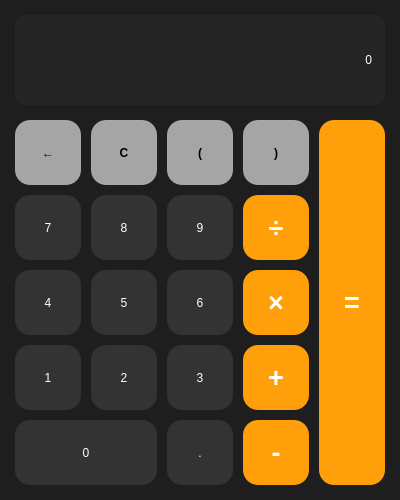
<?xml version="1.0" encoding="UTF-8"?>
<ui version="4.0">
 <class>MainWindow</class>
 <widget class="QMainWindow" name="MainWindow">
  <property name="geometry">
   <rect>
    <x>0</x>
    <y>0</y>
    <width>400</width>
    <height>500</height>
   </rect>
  </property>
  <property name="windowTitle">
   <string>모던 계산기</string>
  </property>
  <property name="styleSheet">
   <string notr="true">
/* 전체 배경 (다크 모드) */
QMainWindow {
    background-color: #1e1e1e;
}

/* 상단 결과창 스타일 */
QLabel#lblDisp {
    color: white;
    background-color: #252526;
    border-radius: 10px;
    padding: 10px;
    font: 36pt &quot;맑은 고딕&quot;;
}

/* 기본 버튼 스타일 (숫자 및 점) */
QPushButton {
    border-radius: 15px;
    font: 16pt &quot;맑은 고딕&quot;;
    color: white;
    background-color: #333333;
    border: none;
}
QPushButton:hover {
    background-color: #3e3e42;
}
QPushButton:pressed {
    background-color: #555555;
}

/* 연산자 버튼 스타일 (+, -, *, /, =) */
QPushButton#btnPlus, QPushButton#btnMinus, QPushButton#btnMul, QPushButton#btnDivide, QPushButton#btnResult {
    background-color: #ff9f0a;
    color: white;
    font-weight: bold;
    font-size: 20pt;
}
QPushButton#btnPlus:hover, QPushButton#btnMinus:hover, QPushButton#btnMul:hover, QPushButton#btnDivide:hover, QPushButton#btnResult:hover {
    background-color: #ffb03a;
}
QPushButton#btnPlus:pressed, QPushButton#btnMinus:pressed, QPushButton#btnMul:pressed, QPushButton#btnDivide:pressed, QPushButton#btnResult:pressed {
    background-color: #cc7f08;
}

/* 기능 버튼 스타일 (&lt;-, C, (, )) */
QPushButton#btnC, QPushButton#btnBack, QPushButton#btnl, QPushButton#btnr {
    background-color: #a5a5a5;
    color: black;
    font-weight: bold;
}
QPushButton#btnC:hover, QPushButton#btnBack:hover, QPushButton#btnl:hover, QPushButton#btnr:hover {
    background-color: #b5b5b5;
}
QPushButton#btnC:pressed, QPushButton#btnBack:pressed, QPushButton#btnl:pressed, QPushButton#btnr:pressed {
    background-color: #858585;
}
</string>
  </property>
  <widget class="QWidget" name="centralwidget">
   <layout class="QVBoxLayout" name="verticalLayout">
    <property name="spacing">
     <number>15</number>
    </property>
    <property name="leftMargin">
     <number>15</number>
    </property>
    <property name="topMargin">
     <number>15</number>
    </property>
    <property name="rightMargin">
     <number>15</number>
    </property>
    <property name="bottomMargin">
     <number>15</number>
    </property>
    <item>
     <widget class="QLabel" name="lblDisp">
      <property name="sizePolicy">
       <sizepolicy hsizetype="Preferred" vsizetype="Fixed">
        <horstretch>0</horstretch>
        <verstretch>0</verstretch>
       </sizepolicy>
      </property>
      <property name="minimumSize">
       <size>
        <width>0</width>
        <height>90</height>
       </size>
      </property>
      <property name="text">
       <string>0</string>
      </property>
      <property name="alignment">
       <set>Qt::AlignRight|Qt::AlignTrailing|Qt::AlignVCenter</set>
      </property>
     </widget>
    </item>
    <item>
     <layout class="QGridLayout" name="gridLayout">
      <property name="spacing">
       <number>10</number>
      </property>
      <item row="0" column="0">
       <widget class="QPushButton" name="btnBack">
        <property name="sizePolicy">
         <sizepolicy hsizetype="Expanding" vsizetype="Expanding">
          <horstretch>0</horstretch>
          <verstretch>0</verstretch>
         </sizepolicy>
        </property>
        <property name="text">
         <string>←</string>
        </property>
        <property name="shortcut">
         <string>Backspace</string>
        </property>
        <attribute name="buttonGroup">
         <string notr="true">btnGroupOp</string>
        </attribute>
       </widget>
      </item>
      <item row="0" column="1">
       <widget class="QPushButton" name="btnC">
        <property name="sizePolicy">
         <sizepolicy hsizetype="Expanding" vsizetype="Expanding">
          <horstretch>0</horstretch>
          <verstretch>0</verstretch>
         </sizepolicy>
        </property>
        <property name="text">
         <string>C</string>
        </property>
        <attribute name="buttonGroup">
         <string notr="true">btnGroupOp</string>
        </attribute>
       </widget>
      </item>
      <item row="0" column="2">
       <widget class="QPushButton" name="btnl">
        <property name="sizePolicy">
         <sizepolicy hsizetype="Expanding" vsizetype="Expanding">
          <horstretch>0</horstretch>
          <verstretch>0</verstretch>
         </sizepolicy>
        </property>
        <property name="text">
         <string>(</string>
        </property>
        <property name="shortcut">
         <string>(</string>
        </property>
        <attribute name="buttonGroup">
         <string notr="true">btnGroupDisp</string>
        </attribute>
       </widget>
      </item>
      <item row="0" column="3">
       <widget class="QPushButton" name="btnr">
        <property name="sizePolicy">
         <sizepolicy hsizetype="Expanding" vsizetype="Expanding">
          <horstretch>0</horstretch>
          <verstretch>0</verstretch>
         </sizepolicy>
        </property>
        <property name="text">
         <string>)</string>
        </property>
        <property name="shortcut">
         <string>)</string>
        </property>
        <attribute name="buttonGroup">
         <string notr="true">btnGroupDisp</string>
        </attribute>
       </widget>
      </item>
      <item row="0" column="4" rowspan="5">
       <widget class="QPushButton" name="btnResult">
        <property name="sizePolicy">
         <sizepolicy hsizetype="Expanding" vsizetype="Expanding">
          <horstretch>0</horstretch>
          <verstretch>0</verstretch>
         </sizepolicy>
        </property>
        <property name="text">
         <string>=</string>
        </property>
        <property name="shortcut">
         <string>Enter</string>
        </property>
        <attribute name="buttonGroup">
         <string notr="true">btnGroupOp</string>
        </attribute>
       </widget>
      </item>
      <item row="1" column="0">
       <widget class="QPushButton" name="btn7">
        <property name="sizePolicy">
         <sizepolicy hsizetype="Expanding" vsizetype="Expanding">
          <horstretch>0</horstretch>
          <verstretch>0</verstretch>
         </sizepolicy>
        </property>
        <property name="text">
         <string>7</string>
        </property>
        <property name="shortcut">
         <string>7</string>
        </property>
        <attribute name="buttonGroup">
         <string notr="true">btnGroupDisp</string>
        </attribute>
       </widget>
      </item>
      <item row="1" column="1">
       <widget class="QPushButton" name="btn8">
        <property name="sizePolicy">
         <sizepolicy hsizetype="Expanding" vsizetype="Expanding">
          <horstretch>0</horstretch>
          <verstretch>0</verstretch>
         </sizepolicy>
        </property>
        <property name="text">
         <string>8</string>
        </property>
        <property name="shortcut">
         <string>8</string>
        </property>
        <attribute name="buttonGroup">
         <string notr="true">btnGroupDisp</string>
        </attribute>
       </widget>
      </item>
      <item row="1" column="2">
       <widget class="QPushButton" name="btn9">
        <property name="sizePolicy">
         <sizepolicy hsizetype="Expanding" vsizetype="Expanding">
          <horstretch>0</horstretch>
          <verstretch>0</verstretch>
         </sizepolicy>
        </property>
        <property name="text">
         <string>9</string>
        </property>
        <property name="shortcut">
         <string>9</string>
        </property>
        <attribute name="buttonGroup">
         <string notr="true">btnGroupDisp</string>
        </attribute>
       </widget>
      </item>
      <item row="1" column="3">
       <widget class="QPushButton" name="btnDivide">
        <property name="sizePolicy">
         <sizepolicy hsizetype="Expanding" vsizetype="Expanding">
          <horstretch>0</horstretch>
          <verstretch>0</verstretch>
         </sizepolicy>
        </property>
        <property name="text">
         <string>÷</string>
        </property>
        <property name="shortcut">
         <string>/</string>
        </property>
        <attribute name="buttonGroup">
         <string notr="true">btnGroupDisp</string>
        </attribute>
       </widget>
      </item>
      <item row="2" column="0">
       <widget class="QPushButton" name="btn4">
        <property name="sizePolicy">
         <sizepolicy hsizetype="Expanding" vsizetype="Expanding">
          <horstretch>0</horstretch>
          <verstretch>0</verstretch>
         </sizepolicy>
        </property>
        <property name="text">
         <string>4</string>
        </property>
        <property name="shortcut">
         <string>4</string>
        </property>
        <attribute name="buttonGroup">
         <string notr="true">btnGroupDisp</string>
        </attribute>
       </widget>
      </item>
      <item row="2" column="1">
       <widget class="QPushButton" name="btn5">
        <property name="sizePolicy">
         <sizepolicy hsizetype="Expanding" vsizetype="Expanding">
          <horstretch>0</horstretch>
          <verstretch>0</verstretch>
         </sizepolicy>
        </property>
        <property name="text">
         <string>5</string>
        </property>
        <property name="shortcut">
         <string>5</string>
        </property>
        <attribute name="buttonGroup">
         <string notr="true">btnGroupDisp</string>
        </attribute>
       </widget>
      </item>
      <item row="2" column="2">
       <widget class="QPushButton" name="btn6">
        <property name="sizePolicy">
         <sizepolicy hsizetype="Expanding" vsizetype="Expanding">
          <horstretch>0</horstretch>
          <verstretch>0</verstretch>
         </sizepolicy>
        </property>
        <property name="text">
         <string>6</string>
        </property>
        <property name="shortcut">
         <string>6</string>
        </property>
        <attribute name="buttonGroup">
         <string notr="true">btnGroupDisp</string>
        </attribute>
       </widget>
      </item>
      <item row="2" column="3">
       <widget class="QPushButton" name="btnMul">
        <property name="sizePolicy">
         <sizepolicy hsizetype="Expanding" vsizetype="Expanding">
          <horstretch>0</horstretch>
          <verstretch>0</verstretch>
         </sizepolicy>
        </property>
        <property name="text">
         <string>×</string>
        </property>
        <property name="shortcut">
         <string>*</string>
        </property>
        <attribute name="buttonGroup">
         <string notr="true">btnGroupDisp</string>
        </attribute>
       </widget>
      </item>
      <item row="3" column="0">
       <widget class="QPushButton" name="btn1">
        <property name="sizePolicy">
         <sizepolicy hsizetype="Expanding" vsizetype="Expanding">
          <horstretch>0</horstretch>
          <verstretch>0</verstretch>
         </sizepolicy>
        </property>
        <property name="text">
         <string>1</string>
        </property>
        <property name="shortcut">
         <string>1</string>
        </property>
        <attribute name="buttonGroup">
         <string notr="true">btnGroupDisp</string>
        </attribute>
       </widget>
      </item>
      <item row="3" column="1">
       <widget class="QPushButton" name="btn2">
        <property name="sizePolicy">
         <sizepolicy hsizetype="Expanding" vsizetype="Expanding">
          <horstretch>0</horstretch>
          <verstretch>0</verstretch>
         </sizepolicy>
        </property>
        <property name="text">
         <string>2</string>
        </property>
        <property name="shortcut">
         <string>2</string>
        </property>
        <attribute name="buttonGroup">
         <string notr="true">btnGroupDisp</string>
        </attribute>
       </widget>
      </item>
      <item row="3" column="2">
       <widget class="QPushButton" name="btn3">
        <property name="sizePolicy">
         <sizepolicy hsizetype="Expanding" vsizetype="Expanding">
          <horstretch>0</horstretch>
          <verstretch>0</verstretch>
         </sizepolicy>
        </property>
        <property name="text">
         <string>3</string>
        </property>
        <property name="shortcut">
         <string>3</string>
        </property>
        <attribute name="buttonGroup">
         <string notr="true">btnGroupDisp</string>
        </attribute>
       </widget>
      </item>
      <item row="3" column="3">
       <widget class="QPushButton" name="btnPlus">
        <property name="sizePolicy">
         <sizepolicy hsizetype="Expanding" vsizetype="Expanding">
          <horstretch>0</horstretch>
          <verstretch>0</verstretch>
         </sizepolicy>
        </property>
        <property name="text">
         <string>+</string>
        </property>
        <property name="shortcut">
         <string>+</string>
        </property>
        <attribute name="buttonGroup">
         <string notr="true">btnGroupDisp</string>
        </attribute>
       </widget>
      </item>
      <item row="4" column="0" colspan="2">
       <widget class="QPushButton" name="btn0">
        <property name="sizePolicy">
         <sizepolicy hsizetype="Expanding" vsizetype="Expanding">
          <horstretch>0</horstretch>
          <verstretch>0</verstretch>
         </sizepolicy>
        </property>
        <property name="text">
         <string>0</string>
        </property>
        <property name="shortcut">
         <string>0</string>
        </property>
        <attribute name="buttonGroup">
         <string notr="true">btnGroupDisp</string>
        </attribute>
       </widget>
      </item>
      <item row="4" column="2">
       <widget class="QPushButton" name="btnDot">
        <property name="sizePolicy">
         <sizepolicy hsizetype="Expanding" vsizetype="Expanding">
          <horstretch>0</horstretch>
          <verstretch>0</verstretch>
         </sizepolicy>
        </property>
        <property name="text">
         <string>.</string>
        </property>
        <property name="shortcut">
         <string>.</string>
        </property>
        <attribute name="buttonGroup">
         <string notr="true">btnGroupDisp</string>
        </attribute>
       </widget>
      </item>
      <item row="4" column="3">
       <widget class="QPushButton" name="btnMinus">
        <property name="sizePolicy">
         <sizepolicy hsizetype="Expanding" vsizetype="Expanding">
          <horstretch>0</horstretch>
          <verstretch>0</verstretch>
         </sizepolicy>
        </property>
        <property name="text">
         <string>-</string>
        </property>
        <property name="shortcut">
         <string>-</string>
        </property>
        <attribute name="buttonGroup">
         <string notr="true">btnGroupDisp</string>
        </attribute>
       </widget>
      </item>
     </layout>
    </item>
   </layout>
  </widget>
 </widget>
 <resources/>
 <connections/>
 <buttongroups>
  <buttongroup name="btnGroupOp"/>
  <buttongroup name="btnGroupDisp"/>
 </buttongroups>
</ui>
